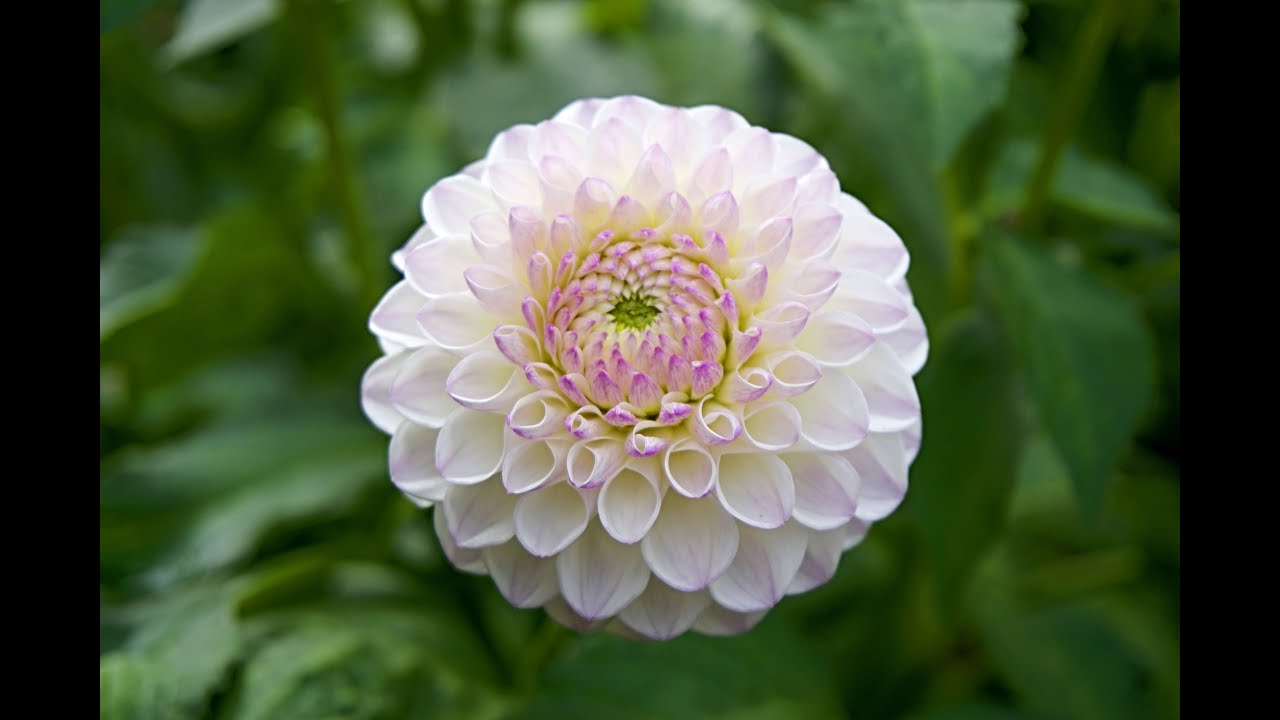
#> input picture flower.png, 1280 x 720 px
$ python BW_imageProcessing.py
#> lines starting #> are read from the running program, lines starting #| are printed output that depends on the picture
# BW_imageProcessing.py

# Brianna Drew
# March 7, 2021
# ID: #0622446
# Lab #6, Part #1

# IMPORT REQUIRED LIBRARIES
import matplotlib.pyplot
import numpy

myImage = matplotlib.pyplot.imread('flower.png') # IMPORT PNG IMAGE
#> myImage is the input picture: shape (720, 1280, 4) float32; mean R, G, B, A 0.305, 0.36, 0.244, 1

# GET HEIGHT AND WIDTH OF IMAGE
height = myImage.shape[0]
#> height = 720
width = myImage.shape[1]
#> width = 1280

# CONVERT IMAGE TO BLACK AND WHITE, PIXEL BY PIXEL
for x in range(0, height-1):
    for y in range(0,width-1):
        average = (myImage[x][y][0] + myImage[x][y][1] + myImage[x][y][2]) / 3 # GET AVERAGE OF RGB VALUES FOR CURRENT PIXEL
        # SET COLOUR OF PIXEL TO WHATEVER IT'S CLOSEST TO
        if average < 0.5:
            colour = 0 # SET TO BLACK
        else:
            colour = 1 # SET TO WHITE

        # SET NEW RGB VALUES OF CURRENT PIXELS
        myImage[x][y][0] = colour
        myImage[x][y][1] = colour
        myImage[x][y][2] = colour
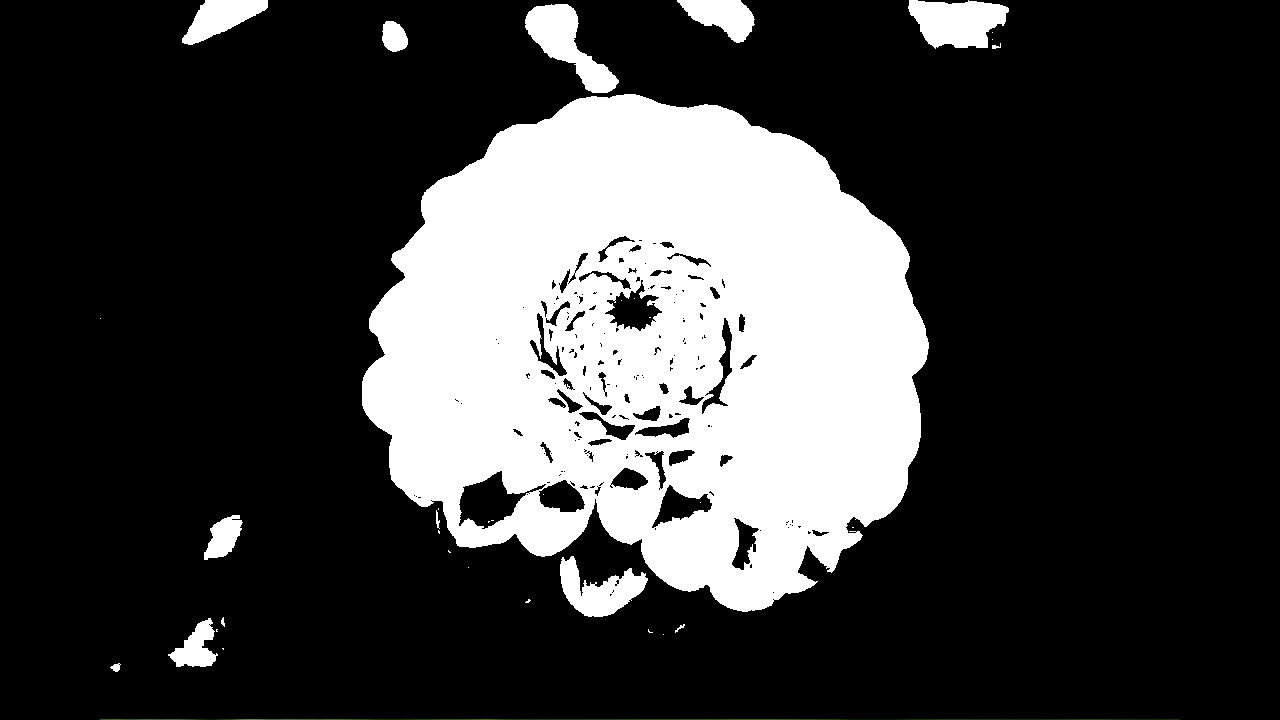
#> myImage: shape (720, 1280, 4) float32; mean R, G, B, A 0.238, 0.238, 0.238, 1

# SHOW RESULTING IMAGE
imgplot = matplotlib.pyplot.imshow(myImage)
matplotlib.pyplot.show()
